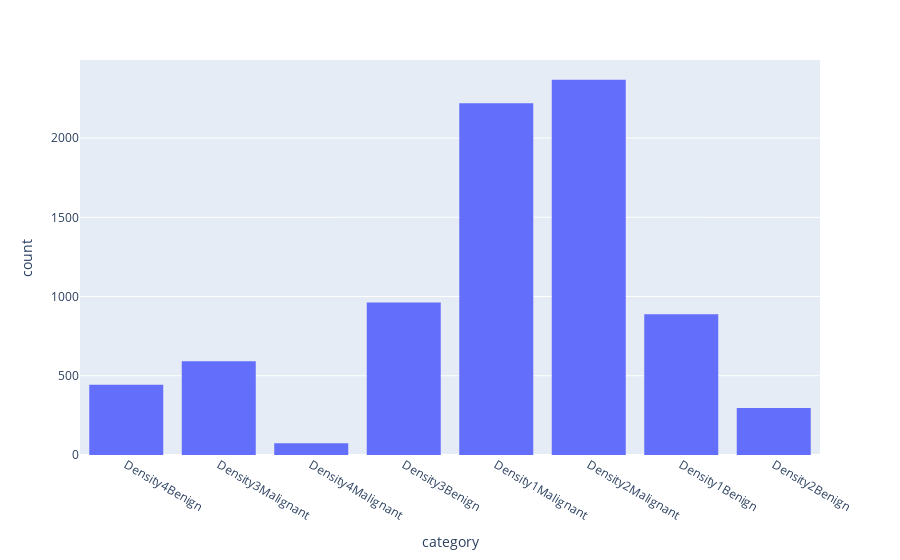

Notebook code for this chart:
### Code cell
fig = px.histogram(df_DenseNet, x='category')
fig.show()

### Figure 1 — Plotly figure (JSON) as saved in the notebook; plotly's stock layout.template omitted (floating-point values rounded to 4 significant figures; data arrays with more than 128 entries replaced by an {"elided": "..."} marker saying what was removed)
{"data": [{"alignmentgroup": "True", "bingroup": "x", "hovertemplate": "category=%{x}<br>count=%{y}<extra></extra>", "legendgroup": "", "marker": {"color": "#636efa", "pattern": {"shape": ""}}, "name": "", "offsetgroup": "", "orientation": "v", "showlegend": false, "type": "histogram", "x": {"elided": "7844 str values"}, "xaxis": "x", "yaxis": "y"}], "layout": {"autosize": true, "barmode": "relative", "legend": {"tracegroupgap": 0}, "margin": {"t": 60}, "xaxis": {"anchor": "y", "autorange": true, "domain": [0, 1], "range": [-0.5, 7.5], "title": {"text": "category"}, "type": "category"}, "yaxis": {"anchor": "x", "autorange": true, "domain": [0, 1], "range": [0, 2493.0], "title": {"text": "count"}}}}
